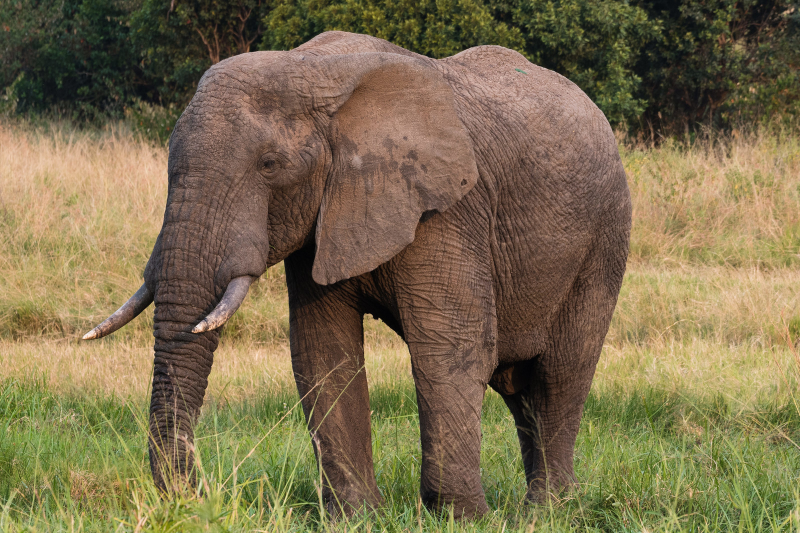
%> input picture images/elephant.jpg, 1600 x 1066 px (shown at 1/2 size)
$ octave kadai1.m   (GNU Octave 9; MATLAB toolbox functions it lacks are replaced by stand-ins)
%> lines starting %> are read from the running program, lines starting %| are printed output that depends on the picture
% 課題１　標本化間隔と空間解像度
% 画像をダウンサンプリングして（標本化間隔を大きくして）
% 表示せよ．
% 下記はサンプルプログラムである．
% 課題作成にあたっては「Lenna」以外の画像を用いよ．

clear; % 変数のオールクリア

ORG=imread('../images/elephant.jpg'); % 原画像の入力
%> ORG is the input picture: size 1066x1600x3 uint8; mean R, G, B 123.6, 109.1, 77.6
imagesc(ORG); axis image; % 画像の表示
pause; % 一時停止

%1/2サンプリング
IMG = imresize(ORG,0.5); % 画像の縮小
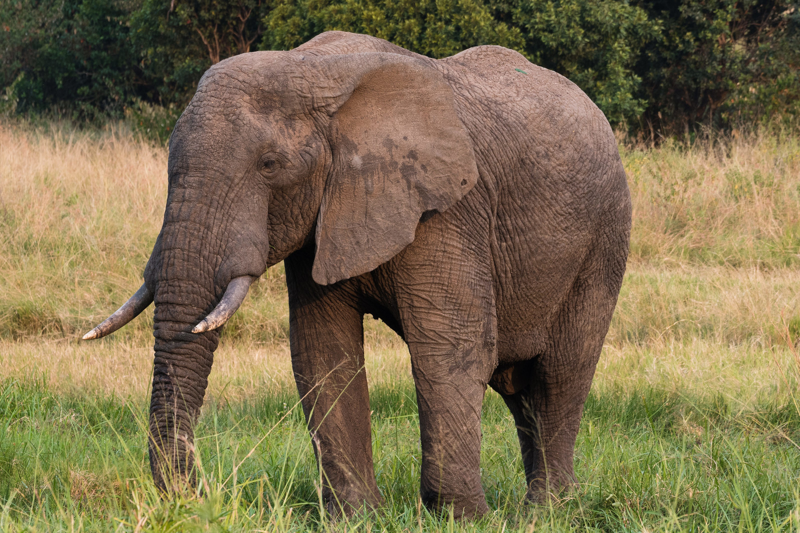
%> IMG: size 533x800x3 uint8; mean R, G, B 123.6, 109.1, 77.6
IMG2 = imresize(IMG,2,'box'); % 画像の拡大
imagesc(IMG2); axis image; % 画像の表示
pause; % 一時停止

%1/4サンプリング
IMG = imresize(IMG,0.5); % 画像の縮小
%> IMG: size 267x400x3 uint8
IMG2 = imresize(IMG,4,'box'); % 画像の拡大
%> IMG2: size 1068x1600x3 uint8
imagesc(IMG2); axis image; % 画像の表示
pause; % 一時停止

%1/8サンプリング
IMG = imresize(IMG,0.5); % 画像の縮小
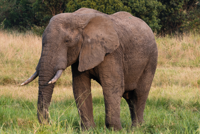
%> IMG: size 134x200x3 uint8; mean R, G, B 123.6, 109.1, 77.6
IMG2 = imresize(IMG,8,'box'); % 画像の拡大
%> IMG2: size 1072x1600x3 uint8
imagesc(IMG2); axis image; % 画像の表示
pause; % 一時停止

%1/16サンプリング
IMG = imresize(IMG,0.5); % 画像の縮小
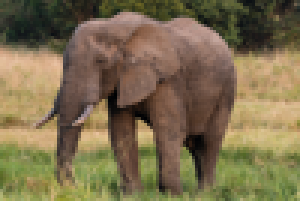
%> IMG: size 67x100x3 uint8 (shown 3 times larger); mean R, G, B 123.6, 109.1, 77.6
IMG2 = imresize(IMG,16,'box'); % 画像の拡大
imagesc(IMG2); axis image; % 画像の表示
pause; % 一時停止

%1/32サンプリング
IMG = imresize(IMG,0.5); % 画像の縮小
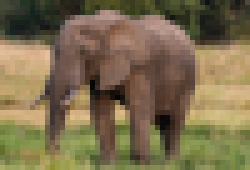
%> IMG: size 34x50x3 uint8 (shown 5 times larger); mean R, G, B 123.6, 109.1, 77.6
IMG2 = imresize(IMG,32,'box'); % 画像の拡大
%> IMG2: size 1088x1600x3 uint8
imagesc(IMG2); axis image; % 画像の表示
pause; % 一時停止

%1/64サンプリング
IMG = imresize(IMG,0.5); % 画像の縮小
IMG2 = imresize(IMG,64,'box'); % 画像の拡大
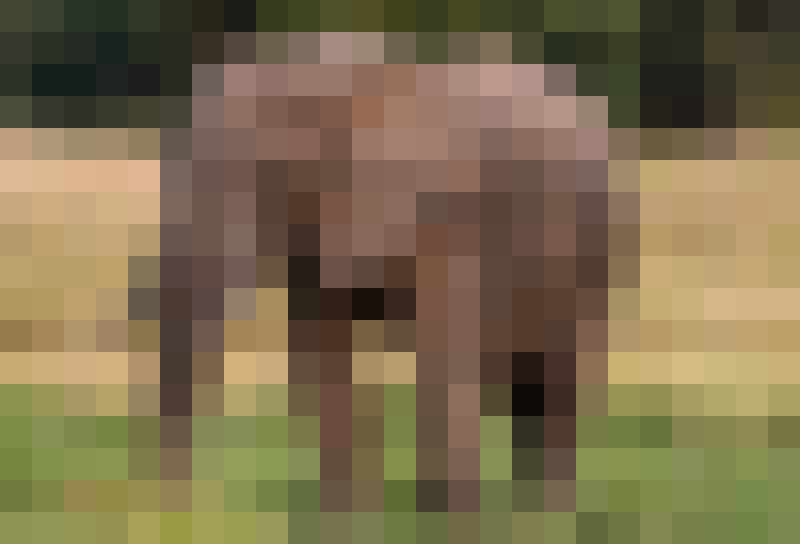
%> IMG2: size 1088x1600x3 uint8 (shown at 1/2 size); mean R, G, B 123.5, 109, 77.5
imagesc(IMG2); axis image; % 画像の表示

$ run again, with images/giraffe7.jpg copied over images/elephant.jpg
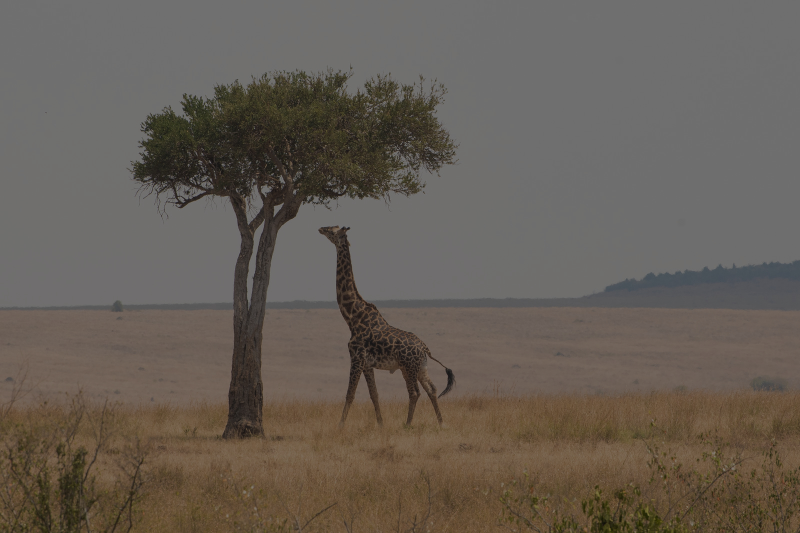
%> input picture images/giraffe7.jpg, 1600 x 1066 px (shown at 1/2 size)
%> ORG is the input picture: size 1066x1600x3 uint8; mean R, G, B 101.5, 93.7, 85.4
%> `IMG = imresize(ORG,0.5);`:
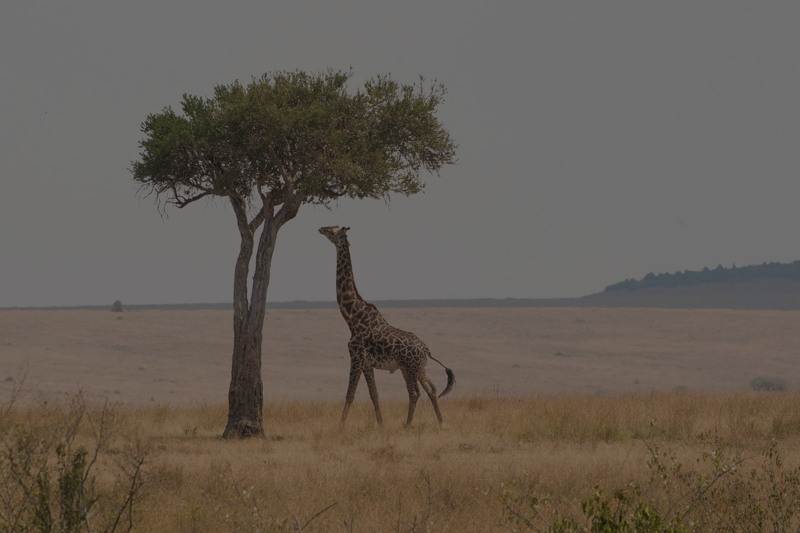
%> IMG: size 533x800x3 uint8; mean R, G, B 101.5, 93.7, 85.4
%> `IMG2 = imresize(IMG,64,'box');`:
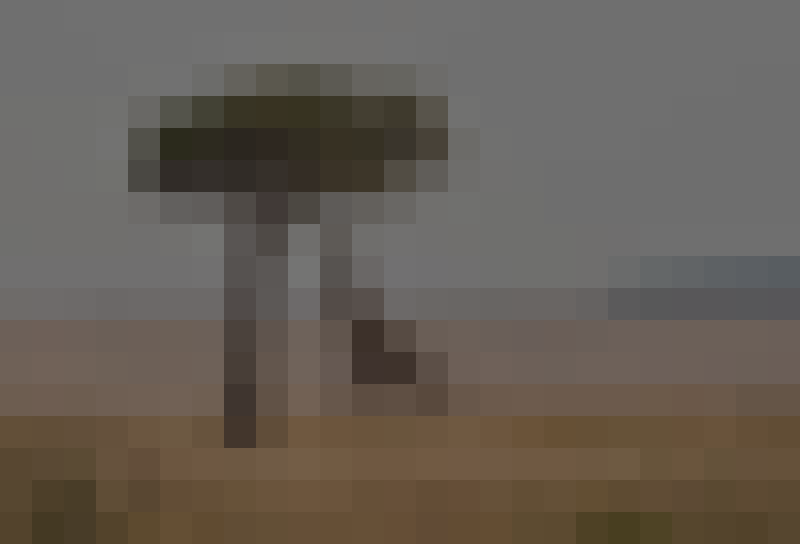
%> IMG2: size 1088x1600x3 uint8 (shown at 1/2 size); mean R, G, B 101.5, 93.7, 85.4; mean of the top-left, top-right, bottom-left and bottom-right quarters 93.4, 108.6, 85.4, 86.7
